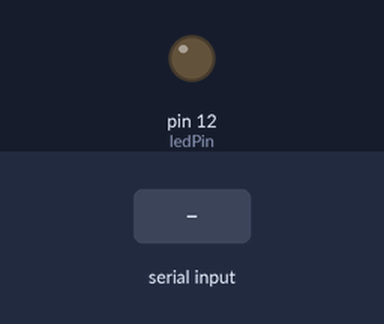
Bench run of a sketch on a simulated Arduino Uno, built with avr-gcc and run on an emulated ATmega328P. On the bench: output pins drawn as LEDs (lit = HIGH). The inputs (shaded band) are chosen by the test bench.

Above: at 1.2 s.
1.3 s: "1" received over Serial
Timing chart, 0 to 4.3 s (numbered marks = the images above; inputs shaded):
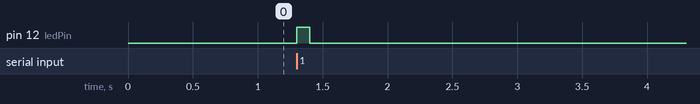

The sketch:

motion_detection_arduino.ino
```cpp
int ledPin = 12; // Pin for the LED

void setup() {
  pinMode(ledPin, OUTPUT); // Set pin as output
  Serial.begin(9600);      // Start serial communication
}

void loop() {
  if (Serial.available() > 0) {
    char motionDetected = Serial.read(); // Read from serial
    if (motionDetected == '1') {
      digitalWrite(ledPin, HIGH);  // Turn LED on
      delay(100);                  // Keep it on for 100 ms
      digitalWrite(ledPin, LOW);   // Turn LED off
    }
  }
}
```

Measured:
- after the input at 1.3 s, pin 12 (ledPin): LOW → HIGH at once, → LOW 0.10 s later
